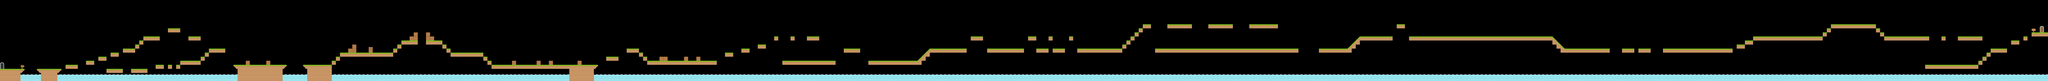

Rendered tile map (Tiled .tmx) drawn with the repository's tilesets; below, a short description and the map source with its tile grids summarised:
An orthogonal 500x20 tile map with 70x70 px tiles, 1 tile layer (Tile Layer 1) and 636 objects (470x Item, 127x Floor, 21x Enemy, 11x EffectItem, 5x DieZone, ...).

<map version="1.0" orientation="orthogonal" renderorder="right-down" width="500" height="20" tilewidth="70" tileheight="70">
 <tileset firstgid="1" name="tiles_spritesheet" tilewidth="70" tileheight="70" spacing="2">
  <image source="tiles_spritesheet.png" width="914" height="936" />
 </tileset>
 <layer name="Tile Layer 1" width="500" height="20">
  <data>[10000 cells, 1545 non-empty, 17 distinct tile ids]</data>
 </layer>
 <objectgroup name="Objects">
  <object name="Player" type="Player" x="61" y="1071" width="66" height="92">
   <properties>
    <property name="AnimationDelay" value="0.1" />
    <property name="ClimbCount" value="2" />
    <property name="ClimbPath" value="alienBlue_climb%d.png" />
    <property name="CollisionBitmask" value="2" />
    <property name="DuckCount" value="1" />
    <property name="DuckPath" value="alienBlue_duck%d.png" />
    <property name="DynamicBody" value="true" />
    <property name="GravityEnable" value="true" />
    <property name="HurtCount" value="1" />
    <property name="HurtPath" value="alienBlue_hurt%d.png" />
    <property name="ImageCount" value="1" />
    <property name="ImagePath" value="alienBlue_idle%d.png" />
    <property name="JumpCount" value="1" />
    <property name="JumpPath" value="alienBlue_jump%d.png" />
    <property name="RunCount" value="2" />
    <property name="RunPath" value="alienBlue_walk%d.png" />
    <property name="SwimCount" value="2" />
    <property name="SwimPath" value="alienBlue_swim%d.png" />
   </properties>
  </object>
  <object name="Floor" type="Floor" x="0" y="1192" width="420" height="67">
   <properties>
    <property name="CollisionBitmask" value="3" />
   </properties>
  </object>
  <object name="Floor" type="Floor" x="630" y="1191" width="420" height="69">
   <properties>
    <property name="CollisionBitmask" value="3" />
   </properties>
  </object>
  <object name="Floor" type="Floor" x="1119" y="1123" width="207" height="68">
   <properties>
    <property name="CollisionBitmask" value="3" />
   </properties>
  </object>
  <object name="Floor" type="Floor" x="1471" y="1050" width="140" height="70">
   <properties>
    <property name="CollisionBitmask" value="3" />
   </properties>
  </object>
  <object name="Floor" type="Floor" x="1680" y="980" width="140" height="70">
   <properties>
    <property name="CollisionBitmask" value="3" />
   </properties>
  </object>
  <object name="Floor" type="Floor" x="1890" y="909" width="140" height="70">
   <properties>
    <property name="CollisionBitmask" value="3" />
   </properties>
  </object>
  <object name="Floor" type="Floor" x="1820" y="1191" width="279" height="69">
   <properties>
    <property name="CollisionBitmask" value="3" />
   </properties>
  </object>
  <object name="Floor" type="Floor" x="2100" y="840" width="210" height="70">
   <properties>
    <property name="CollisionBitmask" value="3" />
   </properties>
  </object>
  <object name="Floor" type="Floor" x="2310" y="770" width="69" height="68">
   <properties>
    <property name="CollisionBitmask" value="3" />
   </properties>
  </object>
  <object name="Floor" type="Floor" x="2379" y="700" width="71" height="69">
   <properties>
    <property name="CollisionBitmask" value="3" />
   </properties>
  </object>
  <object name="Floor" type="Floor" x="2450" y="630" width="280" height="69">
   <properties>
    <property name="CollisionBitmask" value="3" />
   </properties>
  </object>
  <object name="Floor" type="Floor" x="2869" y="490" width="211" height="69">
   <properties>
    <property name="CollisionBitmask" value="3" />
   </properties>
  </object>
  <object name="Floor" type="Floor" x="3220" y="631" width="208" height="69">
   <properties>
    <property name="CollisionBitmask" value="3" />
   </properties>
  </object>
  <object name="Floor" type="Floor" x="2240" y="1190" width="280" height="69">
   <properties>
    <property name="CollisionBitmask" value="3" />
   </properties>
  </object>
  <object name="Floor" type="Floor" x="2659" y="1120" width="140" height="70">
   <properties>
    <property name="CollisionBitmask" value="3" />
   </properties>
  </object>
  <object name="Floor" type="Floor" x="2870" y="1121" width="69" height="68">
   <properties>
    <property name="CollisionBitmask" value="" />
   </properties>
  </object>
  <object name="Floor" type="Floor" x="3011" y="1121" width="69" height="67">
   <properties>
    <property name="CollisionBitmask" value="3" />
   </properties>
  </object>
  <object name="Floor" type="Floor" x="3080" y="1051" width="349" height="68">
   <properties>
    <property name="CollisionBitmask" value="3" />
   </properties>
  </object>
  <object name="Floor" type="Floor" x="3431" y="982" width="68" height="68">
   <properties>
    <property name="CollisionBitmask" value="3" />
   </properties>
  </object>
  <object name="Floor" type="Floor" x="3500" y="911" width="69" height="69">
   <properties>
    <property name="CollisionBitmask" value="3" />
   </properties>
  </object>
  <object name="Floor" type="Floor" x="3570" y="840" width="281" height="69">
   <properties>
    <property name="CollisionBitmask" value="3" />
   </properties>
  </object>
  <object name="Floor" type="Floor" x="3990" y="1119" width="909" height="71">
   <properties>
    <property name="CollisionBitmask" value="3" />
   </properties>
  </object>
  <object name="Floor" type="Floor" x="4199" y="1050" width="71" height="70">
   <properties>
    <property name="CollisionBitmask" value="3" />
   </properties>
  </object>
  <object name="Floor" type="Floor" x="4551" y="1051" width="69" height="68">
   <properties>
    <property name="CollisionBitmask" value="3" />
   </properties>
  </object>
  <object name="Floor" type="Floor" x="5181" y="1121" width="488" height="69">
   <properties>
    <property name="CollisionBitmask" value="3" />
   </properties>
  </object>
  <object name="Floor" type="Floor" x="5670" y="1051" width="70" height="69">
   <properties>
    <property name="CollisionBitmask" value="3" />
   </properties>
  </object>
  <object name="Floor" type="Floor" x="5740" y="980" width="70" height="70">
   <properties>
    <property name="CollisionBitmask" value="3" />
   </properties>
  </object>
  <object name="Floor" type="Floor" x="5810" y="910" width="910" height="70">
   <properties>
    <property name="CollisionBitmask" value="3" />
   </properties>
  </object>
  <object name="Floor" type="Floor" x="5950" y="840" width="139" height="69">
   <properties>
    <property name="CollisionBitmask" value="3" />
   </properties>
  </object>
  <object name="Floor" type="Floor" x="6020" y="770" width="69" height="69">
   <properties>
    <property name="CollisionBitmask" value="3" />
   </properties>
  </object>
  <object name="Floor" type="Floor" x="6300" y="815" width="69" height="95">
   <properties>
    <property name="CollisionBitmask" value="3" />
   </properties>
  </object>
  <object name="Floor" type="Floor" x="6721" y="841" width="68" height="69">
   <properties>
    <property name="CollisionBitmask" value="3" />
   </properties>
  </object>
  <object name="Floor" type="Floor" x="6790" y="770" width="70" height="70">
   <properties>
    <property name="CollisionBitmask" value="3" />
   </properties>
  </object>
  <object name="Floor" type="Floor" x="6861" y="700" width="278" height="69">
   <properties>
    <property name="CollisionBitmask" value="3" />
   </properties>
  </object>
  <object name="Floor" type="Floor" x="7001" y="630" width="139" height="70">
   <properties>
    <property name="CollisionBitmask" value="3" />
   </properties>
  </object>
  <object name="Floor" type="Floor" x="7070" y="560" width="69" height="70">
   <properties>
    <property name="CollisionBitmask" value="3" />
   </properties>
  </object>
  </objectgroup>
</map>
<!-- 599 of 636 objects omitted -->
